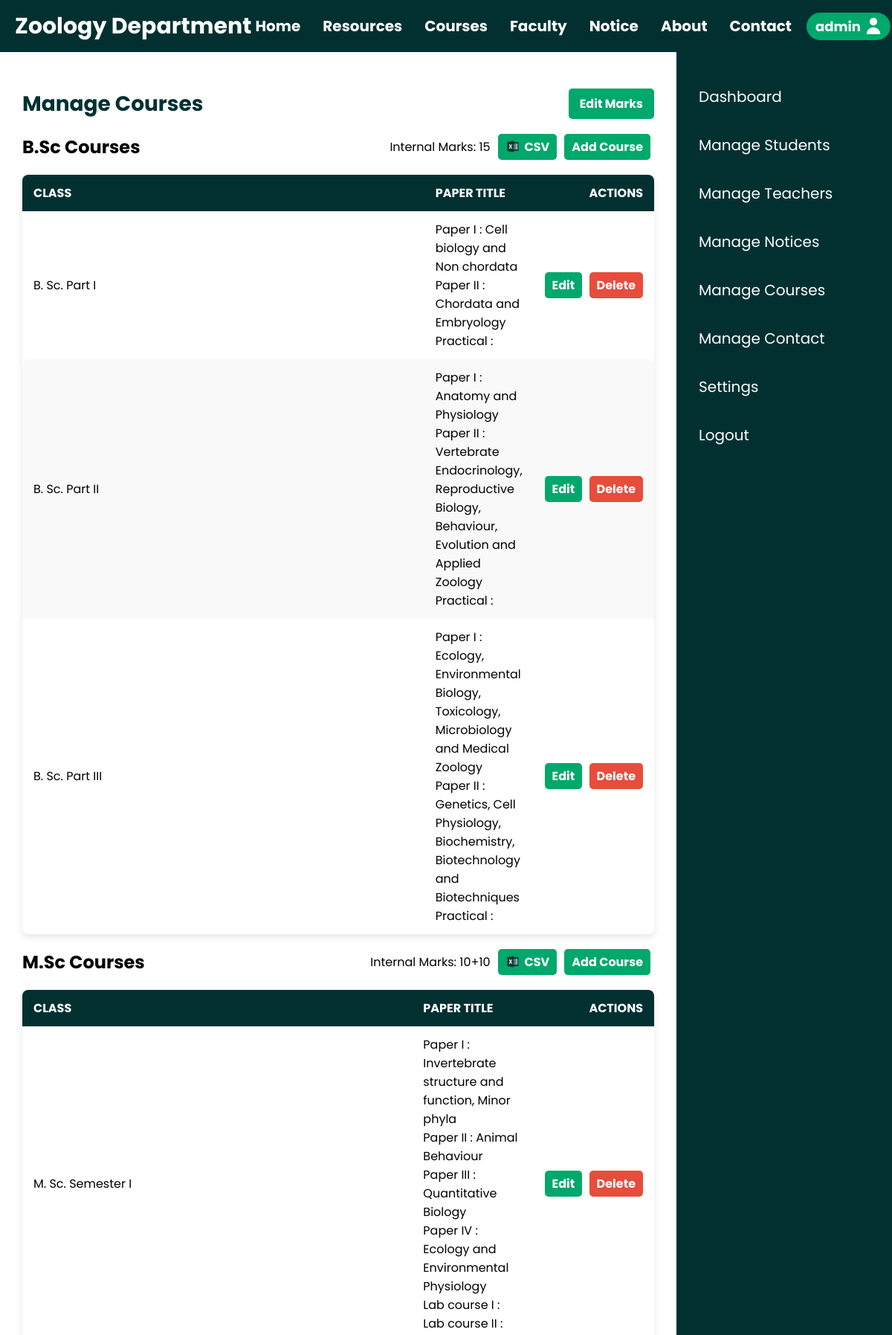
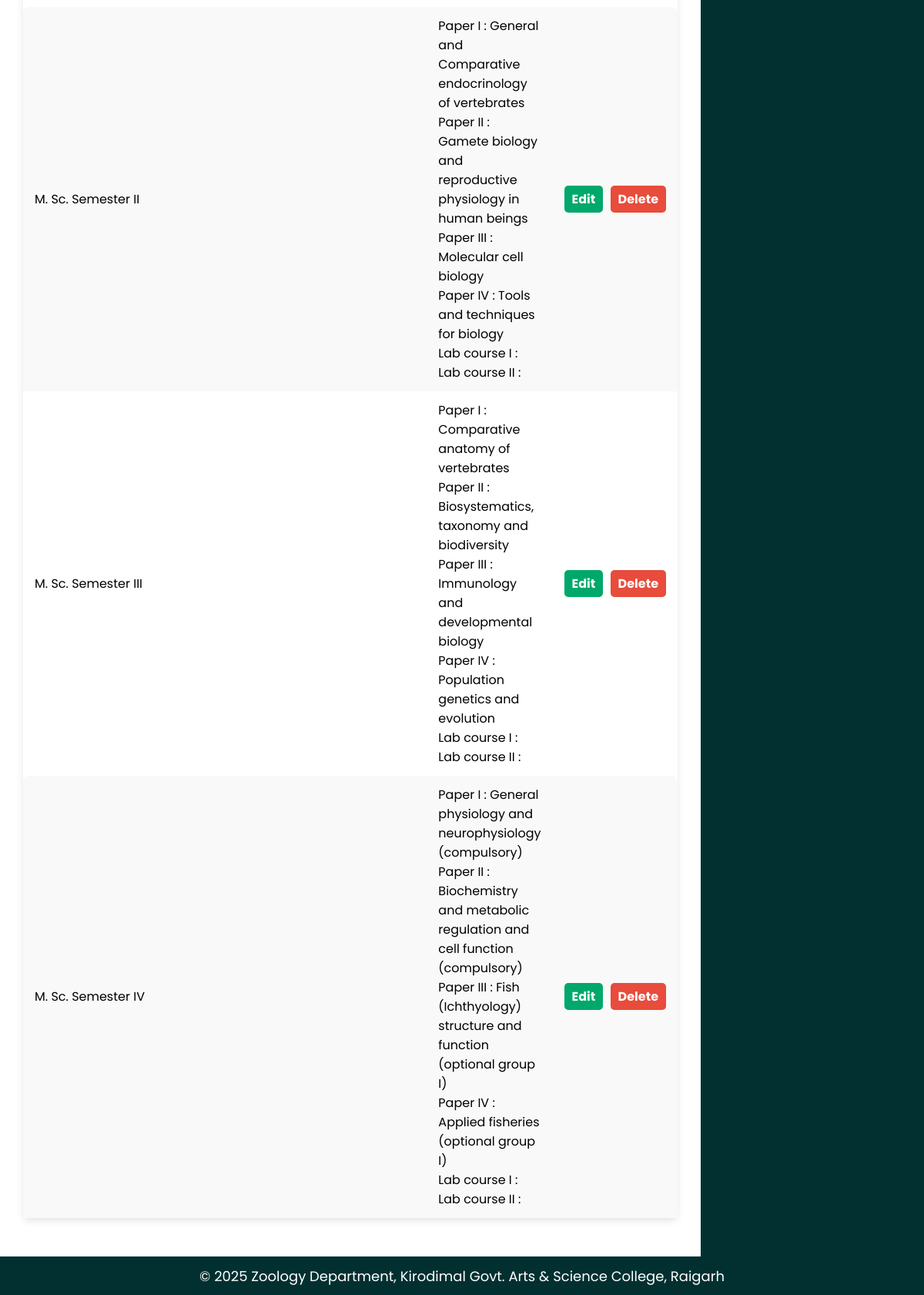
Screenshot of /manage_courses.php (signed in) with the database file from the repository (2 pictures, top to bottom).
### tables this page shows
CREATE TABLE IF NOT EXISTS `internal_marks` (
  `id` int NOT NULL AUTO_INCREMENT,
  `course_type` varchar(10) DEFAULT NULL,
  `marks_info` text,
  PRIMARY KEY (`id`),
  UNIQUE KEY `course_type` (`course_type`)
);

CREATE TABLE IF NOT EXISTS `bsc_courses` (
  `id` int NOT NULL AUTO_INCREMENT,
  `class` varchar(100) NOT NULL,
  `papers` text NOT NULL,
  PRIMARY KEY (`id`)
);

CREATE TABLE IF NOT EXISTS `msc_courses` (
  `id` int NOT NULL AUTO_INCREMENT,
  `class` varchar(100) NOT NULL,
  `papers` text NOT NULL,
  PRIMARY KEY (`id`)
);

### manage_courses.php (the view, shortened to what this page needs)
<?php
include 'database/database.php';
include 'header.php';
?>
<main class="manage-course-view">
    <?php include 'admin_sidebar.php'; ?>
    <div class="manage-course-content">
        <div class="manage-course-row">
            <h1 class="manage-course-title">Manage Courses</h1>
                <a href="edit_internal_marks.php" class="add-button">Edit Marks</a>
        </div>
        <?php
        $bscCourses = $conn->query("SELECT * FROM bsc_courses ORDER BY id ASC")->fetch_all(MYSQLI_ASSOC);
        $mscCourses = $conn->query("SELECT * FROM msc_courses ORDER BY id ASC")->fetch_all(MYSQLI_ASSOC);
        $bscMarks = $conn->query("SELECT marks_info FROM internal_marks WHERE course_type='bsc'")->fetch_assoc()['marks_info'] ?? '';
        $mscMarks = $conn->query("SELECT marks_info FROM internal_marks WHERE course_type='msc'")->fetch_assoc()['marks_info'] ?? '';
        ?>
        <div class="manage-course-table">
            <div class="manage-course-header">
                <div class="course-title">
                    <h2>B.Sc Courses</h2>
                </div>
                <div class="course-actions">
                    <span class="internal-marks">Internal Marks: <?php echo htmlspecialchars($bscMarks); ?></span>
                    <form action="upload_courses.php" method="POST" enctype="multipart/form-data" class="csv-form">
                        <label class="course-upload-excel-btn">
                            <img src="content/excel.png" alt="Excel" class="excelicon">
                            CSV
                        </label>
                    </form>
                    <a href="add_course.php?type=bsc" class="course-edit">Add Course</a>
                </div>
            </div>
            <table>
                <thead>
                    <tr>
                        <th>CLASS</th>
                        <th>PAPER TITLE</th>
                        <th>ACTIONS</th>
                    </tr>
                </thead>
                <tbody>
                    <?php foreach ($bscCourses as $course): ?>
                        <tr>
                            <td><?php echo htmlspecialchars($course['class']); ?></td>
                            <td><?php echo nl2br(htmlspecialchars($course['papers'])); ?></td>
                            <td class="actions-cell">
                                <a href="edit_course.php?type=bsc&id=<?php echo $course['id']; ?>" class="edit">Edit</a>
                                <a href="delete_course.php?type=bsc&id=<?php echo $course['id']; ?>" class="delete">Delete</a>
                            </td>
                        </tr>
                    <?php endforeach; ?>
                </tbody>
            </table>
        </div>
        <div class="manage-course-table">
            <div class="manage-course-header">
                <div class="course-title">
                    <h2>M.Sc Courses</h2>
                </div>
                <div class="course-actions">
                    <span class="internal-marks">Internal Marks: <?php echo htmlspecialchars($mscMarks); ?></span>
                    <form action="upload_courses.php" method="POST" enctype="multipart/form-data" class="csv-form">
                        <label class="course-upload-excel-btn">
                            <img src="content/excel.png" alt="Excel" class="excelicon">
                            CSV
                        </label>
                    </form>
                    <a href="add_course.php?type=msc" class="course-edit">Add Course</a>
                </div>
            </div>
            <table>
                <thead>
                    <tr>
                        <th>CLASS</th>
                        <th>PAPER TITLE</th>
                        <th>ACTIONS</th>
                    </tr>
                </thead>
                <tbody>
                    <?php foreach ($mscCourses as $course): ?>
                        <tr>
                            <td><?php echo htmlspecialchars($course['class']); ?></td>
                            <td><?php echo nl2br(htmlspecialchars($course['papers'])); ?></td>
                            <td class="actions-cell">
                                <a href="edit_course.php?type=msc&id=<?php echo $course['id']; ?>" class="edit">Edit</a>
                                <a href="delete_course.php?type=msc&id=<?php echo $course['id']; ?>" class="delete">Delete</a>
                            </td>
                        </tr>
                    <?php endforeach; ?>
                </tbody>
            </table>
        </div>
    </div>
</main>
<?php include 'footer.php'; ?>

### header.php (shortened to what this page needs)
<?php
$isLoggedIn = isset($_SESSION['role']);
$username = $isLoggedIn ? $_SESSION['username'] : '';
$role = $isLoggedIn ? $_SESSION['role'] : '';
?>
<!DOCTYPE html>
<html lang="en">
<head>
    <link rel="stylesheet" href="style.css">
</head>
<body>
<header>
    <h1 class="header-heading">Zoology Department</h1>
    <div class="pc-nav-container">
        <nav class="pc-nav">
            <a href="index.php">Home</a>
            <a href="resources.php">Resources</a>
            <a href="courses.php">Courses</a>
            <a href="faculty.php">Faculty</a>
            <a href="notice.php">Notice</a>
            <a href="about.php">About</a>
            <a href="contact.php">Contact</a>
        </nav>
        <?php if(!$isLoggedIn): ?>
            <a href="login.php" class="login-button">Login</a>
        <?php else: ?>
            <?php
                $dashboardLink = 'student_dashboard.php';
                if($role === 'admin') $dashboardLink = 'admin_dashboard.php';
                elseif($role === 'teacher') $dashboardLink = 'teacher_dashboard.php';
            ?>
            <a href="<?php echo $dashboardLink; ?>" class="login-button admin-username">
                <?php echo htmlspecialchars($username); ?>
                <img src="content/usericon.svg" alt="user" class="usericon">
            </a>
        <?php endif; ?>
    </div>
</header>

### admin_sidebar.php
<head>
    <link rel="stylesheet" type="text/css" href="style.css">
</head>
<aside class="admin-sidebar">
    <nav>
        <ul>
            <li><a href="admin_dashboard.php">Dashboard</a></li>
            <li><a href="manage_students.php">Manage Students</a></li>
            <li><a href="manage_teachers.php">Manage Teachers</a></li>
            <li><a href="manage_notices.php">Manage Notices</a></li>
            <li><a href="manage_courses.php">Manage Courses</a></li>
            <li><a href="manage_contact.php">Manage Contact</a></li>
            <li><a href="admin_settings.php">Settings</a></li>
            <li><a href="logout.php">Logout</a></li>
        </ul>
    </nav>
</aside>

### footer.php (shortened to what this page needs)
    <footer class="normalfooter">
        <p>&copy; 2025 Zoology Department, Kirodimal Govt. Arts & Science College, Raigarh</p>
    </footer>
</body>
</html>

### rows the page displays
internal_marks: marks_info "15"
bsc_courses: class "B. Sc. Part I", papers "Paper I : Cell biology and Non chordata Paper II : Chordata and Embryology Practical :"
bsc_courses: class "B. Sc. Part II", papers "Paper I : Anatomy and Physiology Paper II : Vertebrate Endocrinology, Reproductive Biology, Behaviour, Evolution and Applied Zoology Practical :"
bsc_courses: class "B. Sc. Part III", papers "Paper I : Ecology, Environmental Biology, Toxicology, Microbiology and Medical Zoology Paper II : Genetics, Cell Physiology, Biochemistry, Biotechnology and Biotechniques Practical :"
internal_marks: marks_info "10+10"
msc_courses: class "M. Sc. Semester I", papers "Paper I : Invertebrate structure and function, Minor phyla Paper II : Animal Behaviour Paper III : Quantitative Biology Paper IV : Ecology and Environmental Physiology Lab course I : Lab course II :"
msc_courses: class "M. Sc. Semester II", papers "Paper I : General and Comparative endocrinology of vertebrates Paper II : Gamete biology and reproductive physiology in human beings Paper III : Molecular cell biology Paper IV : Tools and techniques for biology Lab course I : Lab course II :"
msc_courses: class "M. Sc. Semester III", papers "Paper I : Comparative anatomy of vertebrates Paper II : Biosystematics, taxonomy and biodiversity Paper III : Immunology and developmental biology Paper IV : Population genetics and evolution Lab course I : Lab course II :"
msc_courses: class "M. Sc. Semester IV", papers "Paper I : General physiology and neurophysiology (compulsory) Paper II : Biochemistry and metabolic regulation and cell function (compulsory) Paper III : Fish (Ichthyology) structure and function (optional group I) Paper IV : Applied fisheries (optional group I) Lab course I : Lab course II :"

### other values shown
$username "admin"
